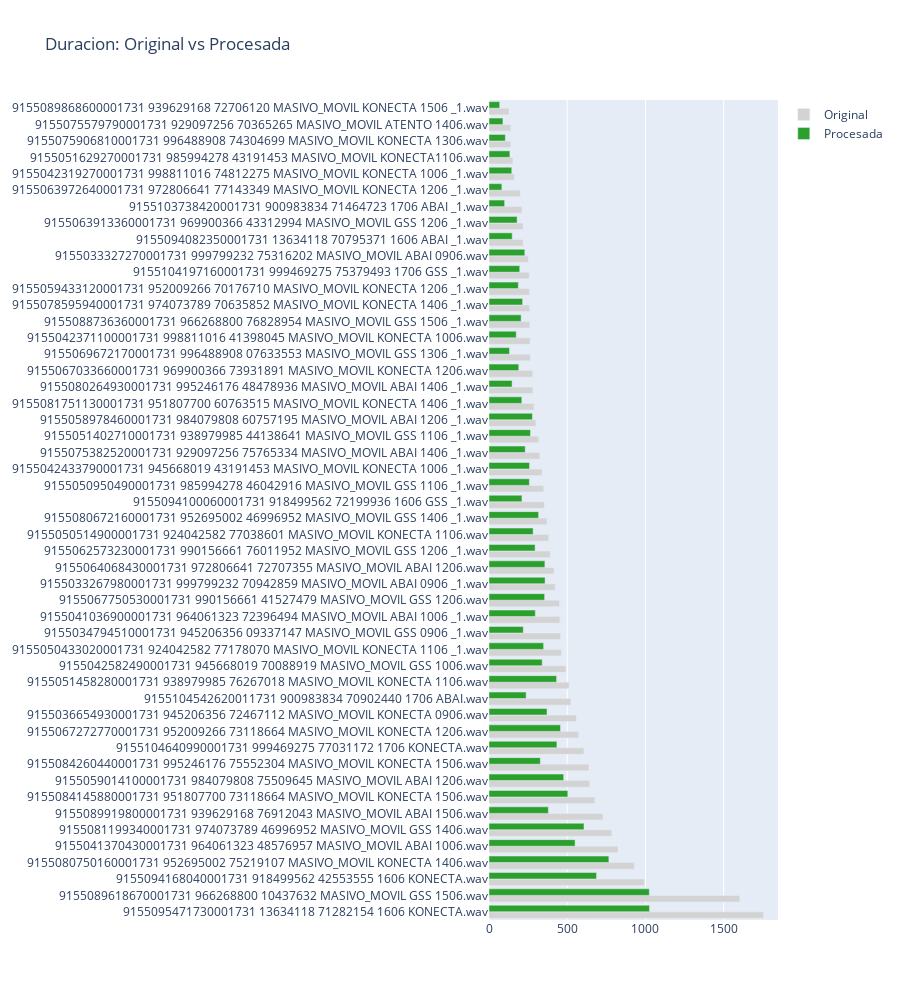

Notebook code cell kept with this figure:
### Markdown cell above
### 🔧 Efectividad del Preprocesamiento

### Code cell
# Métricas de preprocesamiento: silencio removido, tonos de espera, etc.
if 'preprocessing_effectiveness' in figures:
    figures['preprocessing_effectiveness'].show()
